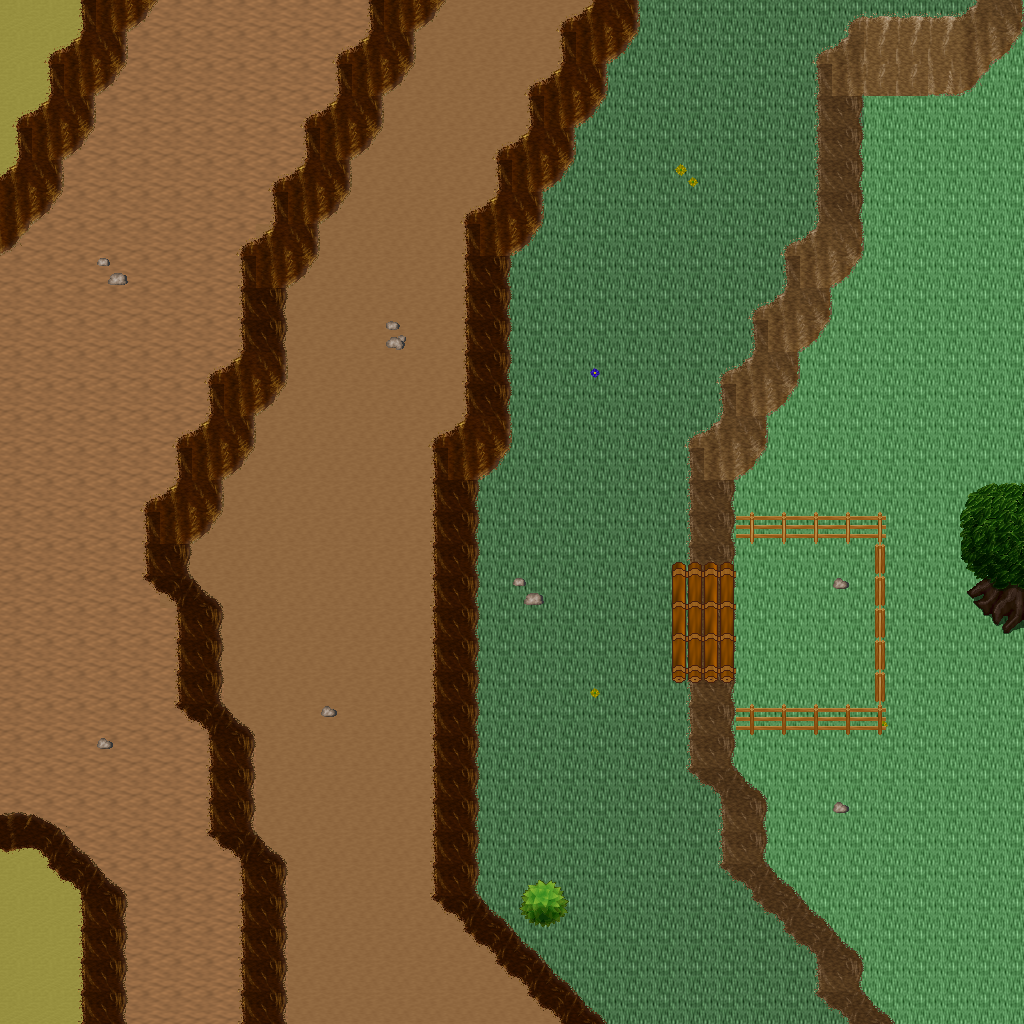

The image is a tile-based game level rendered from a .tmx file. Its description and source (layers, tilesets, objects; grid data summarised) follow:
An orthogonal 32x32 tile map with 32x32 px tiles, 5 tile layers (Ground, Objects, Objects2, Above, ...), 1 hidden layer not drawn, 16 tilesets.

<map version="1.10" tiledversion="1.11.0" orientation="orthogonal" renderorder="right-down" width="32" height="32" tilewidth="32" tileheight="32" infinite="0" nextlayerid="11" nextobjectid="1">
 <tileset firstgid="1" name="logic_collision" tilewidth="32" tileheight="32" tilecount="1" columns="1">
  <image source="../drawable/logic_collision.png" width="32" height="32" />
 </tileset>
 <tileset firstgid="2" name="ground_ground" tilewidth="32" tileheight="32" tilecount="33" columns="3">
  <image source="../drawable/ground_ground.png" width="96" height="352" />
 </tileset>
 <tileset firstgid="35" name="ground_ridge_earth_pale" tilewidth="32" tileheight="32" tilecount="96" columns="12">
  <image source="../drawable/ground_ridge_earth_pale.png" width="384" height="256" />
 </tileset>
 <tileset firstgid="131" name="ground_ridge_earth_dark" tilewidth="32" tileheight="32" tilecount="96" columns="12">
  <image source="../drawable/ground_ridge_earth_dark.png" width="384" height="256" />
 </tileset>
 <tileset firstgid="227" name="ground_ladder_horizontal_dark" tilewidth="32" tileheight="32" tilecount="3" columns="1">
  <image source="../drawable/ground_ladder_horizontal_dark.png" width="32" height="96" />
 </tileset>
 <tileset firstgid="230" name="plant_tree_tree_darkgreen" tilewidth="32" tileheight="32" tilecount="88" columns="8">
  <image source="../drawable/plant_tree_tree_darkgreen.png" width="256" height="352" />
 </tileset>
 <tileset firstgid="318" name="plant_stump_stump_pale_purple" tilewidth="32" tileheight="32" tilecount="4" columns="2">
  <image source="../drawable/plant_stump_stump_pale_purple.png" width="64" height="64" />
 </tileset>
 <tileset firstgid="322" name="plant_stump_hollow_logs" tilewidth="32" tileheight="32" tilecount="6" columns="3">
  <image source="../drawable/plant_stump_hollow_logs.png" width="96" height="64" />
 </tileset>
 <tileset firstgid="328" name="plant_flower_daisy_yellow" tilewidth="32" tileheight="32" tilecount="8" columns="2">
  <image source="../drawable/plant_flower_daisy_yellow.png" width="64" height="128" />
 </tileset>
 <tileset firstgid="336" name="plant_flower_daisy_blue" tilewidth="32" tileheight="32" tilecount="8" columns="2">
  <image source="../drawable/plant_flower_daisy_blue.png" width="64" height="128" />
 </tileset>
 <tileset firstgid="344" name="plant_bush_leafy_2" tilewidth="32" tileheight="32" tilecount="12" columns="6">
  <image source="../drawable/plant_bush_leafy_2.png" width="192" height="64" />
 </tileset>
 <tileset firstgid="356" name="ground_rock_pebbles" tilewidth="32" tileheight="32" tilecount="3" columns="1">
  <image source="../drawable/ground_rock_pebbles.png" width="32" height="96" />
 </tileset>
 <tileset firstgid="359" name="logic_item_mushroom" tilewidth="32" tileheight="32" tilecount="6" columns="6">
  <image source="../drawable/logic_item_mushroom.png" width="192" height="32" />
 </tileset>
 <tileset firstgid="365" name="logic_item_resources" tilewidth="32" tileheight="32" tilecount="6" columns="6">
  <image source="../drawable/logic_item_resources.png" width="192" height="32" />
 </tileset>
 <tileset firstgid="371" name="logic_creature_animal" tilewidth="32" tileheight="32" tilecount="32" columns="8">
  <image source="../drawable/logic_creature_animal.png" width="256" height="128" />
 </tileset>
 <tileset firstgid="403" name="building_fence_fence_chunky" tilewidth="32" tileheight="32" tilecount="21" columns="3">
  <image source="../drawable/building_fence_fence_chunky.png" width="96" height="224" />
 </tileset>
 <layer id="1" name="Ground" width="32" height="32">
  <data>[1024 cells, 1024 non-empty, 5 distinct tile ids]</data>
 </layer>
 <layer id="2" name="Objects" width="32" height="32">
  <data>[1024 cells, 311 non-empty, 42 distinct tile ids]</data>
 </layer>
 <layer id="3" name="Objects2" width="32" height="32">
  <data>[1024 cells, 18 non-empty, 7 distinct tile ids]</data>
 </layer>
 <layer id="4" name="Above" width="32" height="32">
  <data>[1024 cells, 8 non-empty, 8 distinct tile ids]</data>
 </layer>
 <layer id="5" name="Above2" width="32" height="32">
  <data>[1024 cells, 0 non-empty, 0 distinct tile ids]</data>
 </layer>
 <layer id="6" name="Walkable" width="32" height="32" visible="0">
  <data>[1024 cells, 156 non-empty, 1 distinct tile ids]</data>
 </layer>
 <objectgroup id="7" name="Mapevents" />
 <objectgroup id="8" name="Spawn" />
 <objectgroup id="9" name="Keys" />
 <objectgroup id="10" name="Replace" />
</map>
